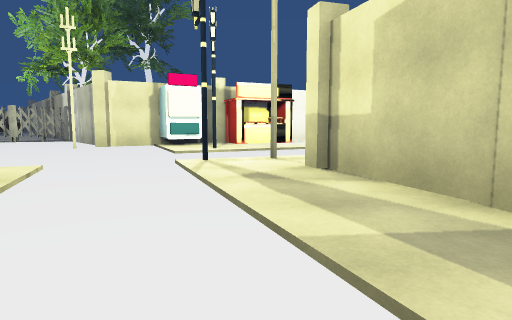
View 1 (above)

24 first-person views from a walk through a scene from a Unity 3-D project. The camera is 1.2 m above the floor, tilts 6° down and sees 75° across. Doors are open. The floor is counted in squares, 2 m on a side. Each view is taken from the middle of a square. On the plan, view 1 faces up. The plan holds only what a view shows up to about 10 squares ahead; the rest is blank. The place goes on beyond the plan. The player is left out. Some animated figures are left out. Some surface patterns are stand-ins.

View 2
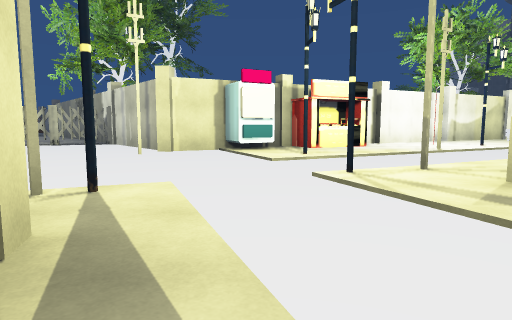

View 3
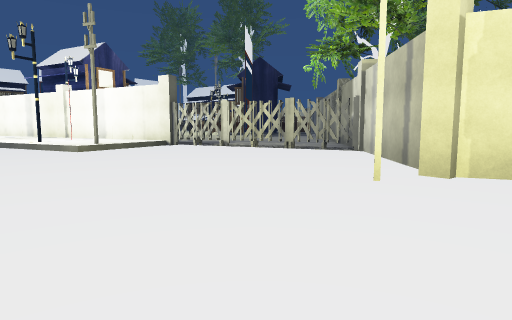

View 4
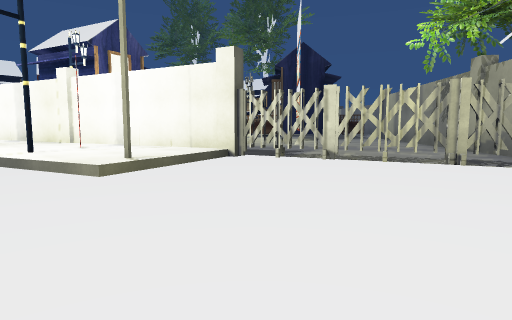

View 5
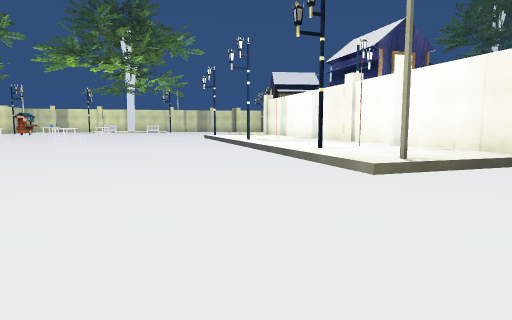

View 6
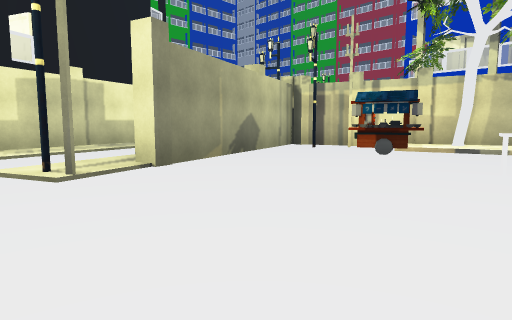

View 7
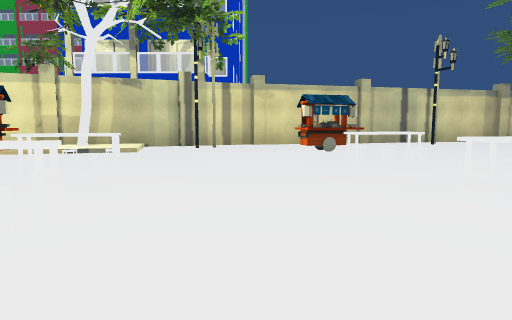

View 8
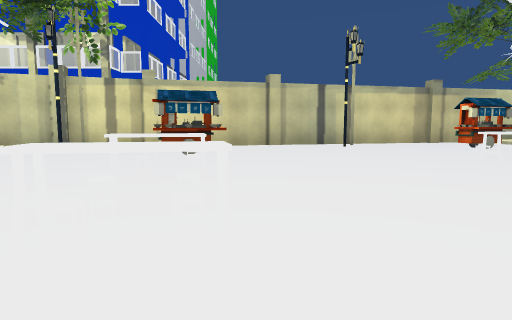

View 9
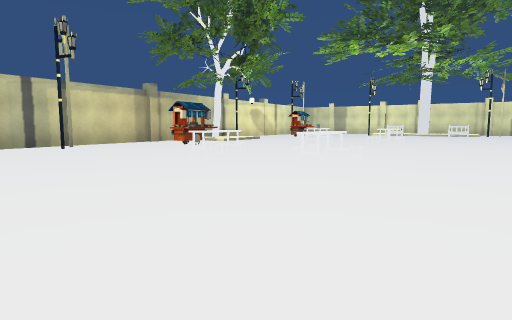

View 10
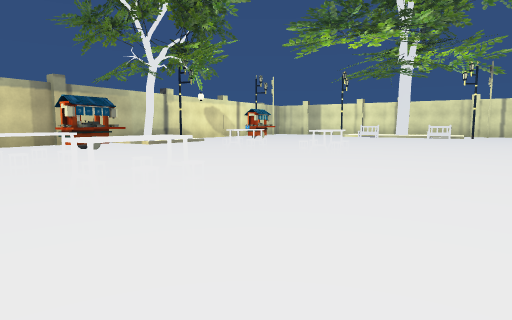

View 11
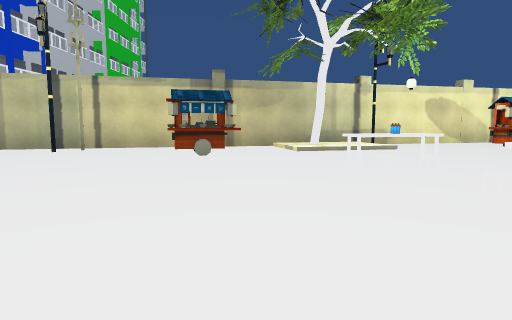

View 12
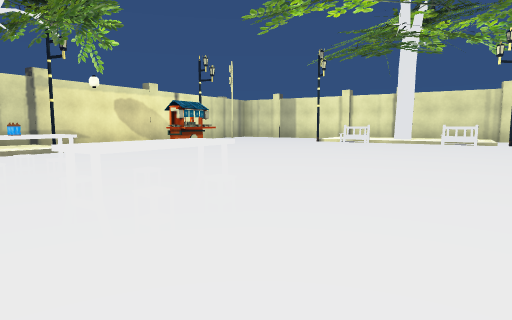

View 13
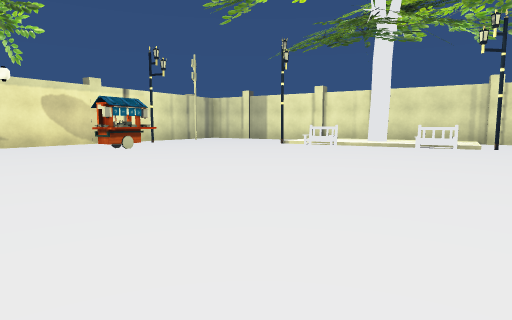

View 14
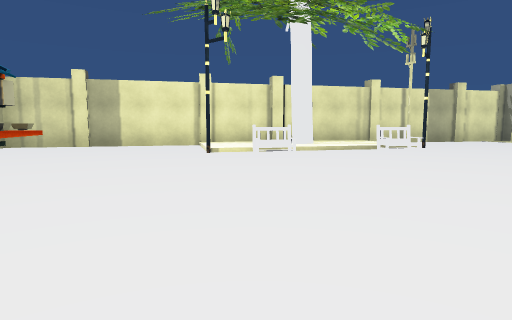

View 15
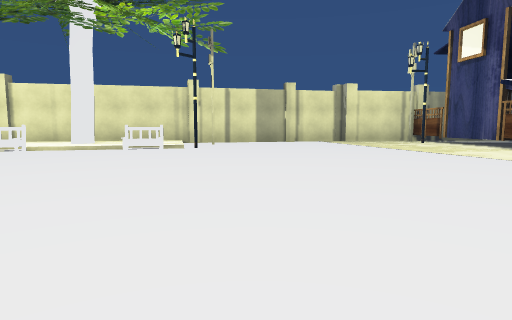

View 16
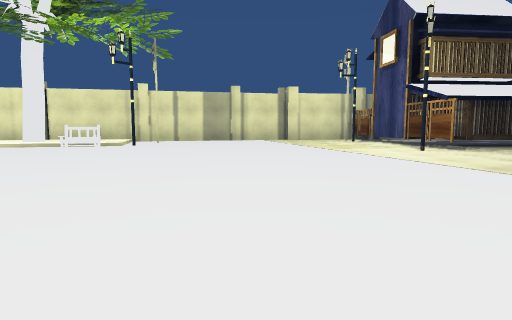

View 17
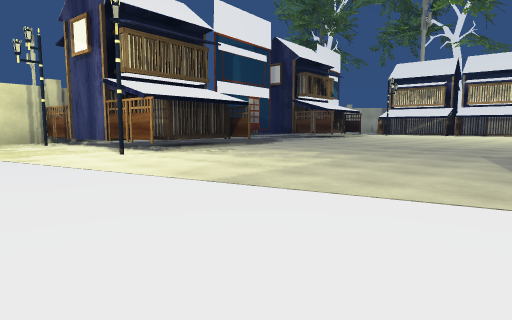

View 18
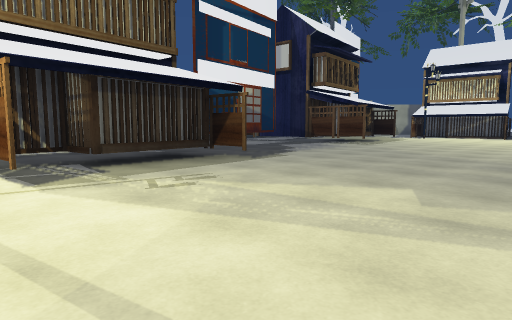

View 19
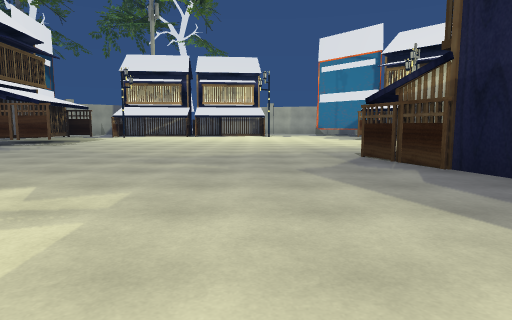

View 20
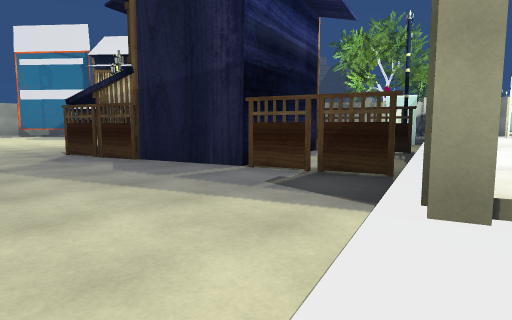

View 21
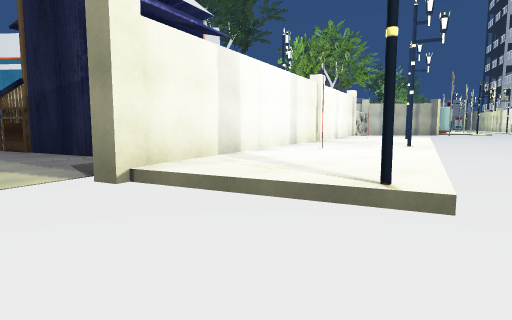

View 22
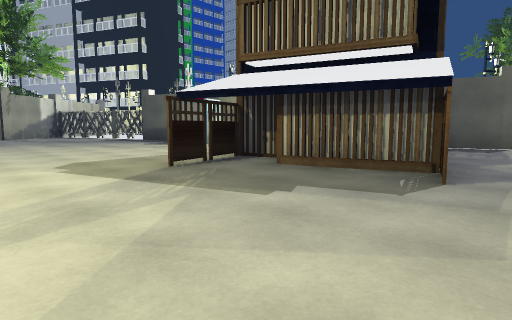

View 23
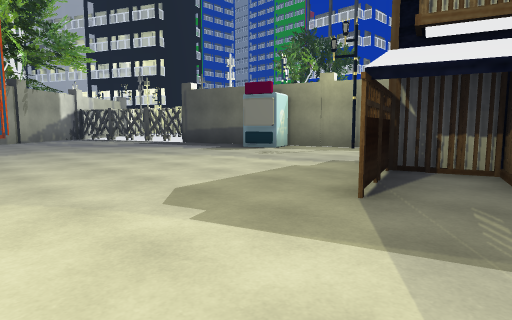

View 24
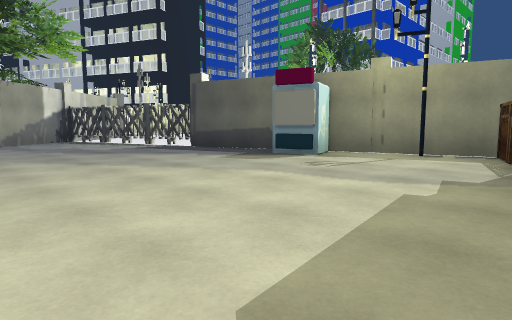

### Floor plan
Key: @ floor where view 1 was taken; # wall or solid block; . main floor; : floor 0.25 m higher than the main floor; / step, stairs or slope; P pole; F fence; T table; C cart; B bench; H house; O other object.
Columns run from 34 left of view 1 to 5 right of it. Each row starts with its distance up from view 1.
 17 H................       #
 16 HHH................#....##
 15  ........................##
 14 H............H............##
 13 H.........HHHHH............#
 12 H..........H H#..........FF##
 11  HH........#   ........FFF..##  ##OO...O
 10   H........###H...O####F.....####.O.....
  9  #H............HO##::::.........O....P.
  8  ##H........H###::::::P/.....P...O....
  7 .HH#.......##:::::::O//..............
  6 .........../::::O://..............P..
  5 .........../::://................O.#
  4 ............#/................PO...#
  3 ...................................##
  2 .........................T/....#....#
  1 ......................T........#....#
  0 P...............T.........T....## @
 -1 /#/.........T.........T......C..#
 -2 ::B..............T...........C.O#
 -3 ::/.........T..............///.P#
 -4 :#//..................CC.../#####
 -5  ::B...........C.........PO###
 -6 #:/#...........C..OO... ###
 -7 #......CC..///....P#####
 -8 #......C...:#: ####
 -9 ##.... ...#O###

Positions as (right, up) in squares from view 1, and headings:
1: (0, 0), facing up
2: (-2, 1), facing up
3: (-3, 5), facing up-left
4: (-7, 6), facing up-left
5: (-7, 6), facing left
6: (-8, 5), facing down-right
7: (-10, 4), facing down
8: (-13, 3), facing down
9: (-13, 3), facing down-left
10: (-16, 3), facing down-left
11: (-20, 1), facing down
12: (-21, 1), facing down-left
13: (-23, 1), facing down-left
14: (-24, -5), facing left
15: (-24, 1), facing left
16: (-23, 3), facing left
17: (-24, 4), facing up-left
18: (-27, 7), facing up-left
19: (-26, 7), facing up
20: (-26, 6), facing up-right
21: (-25, 3), facing up-right
22: (-25, 17), facing down-right
23: (-22, 17), facing down-right
24: (-20, 16), facing down-right
